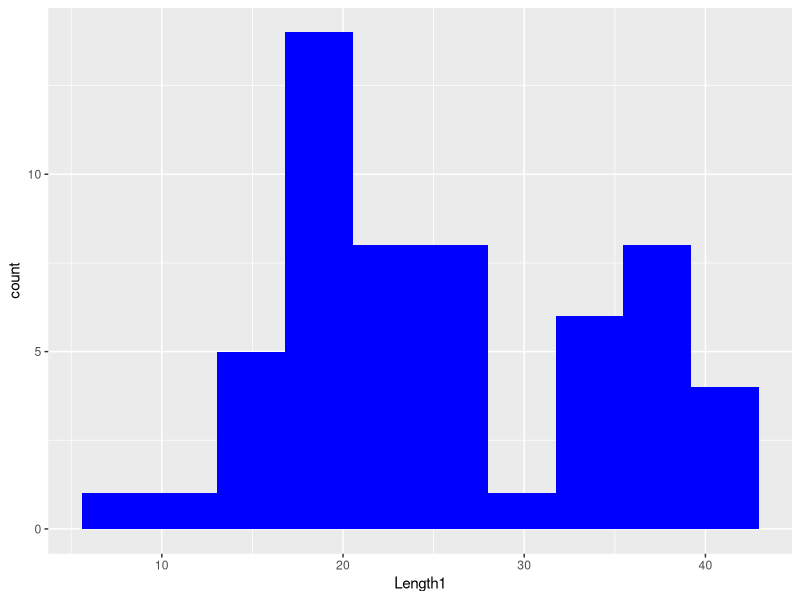
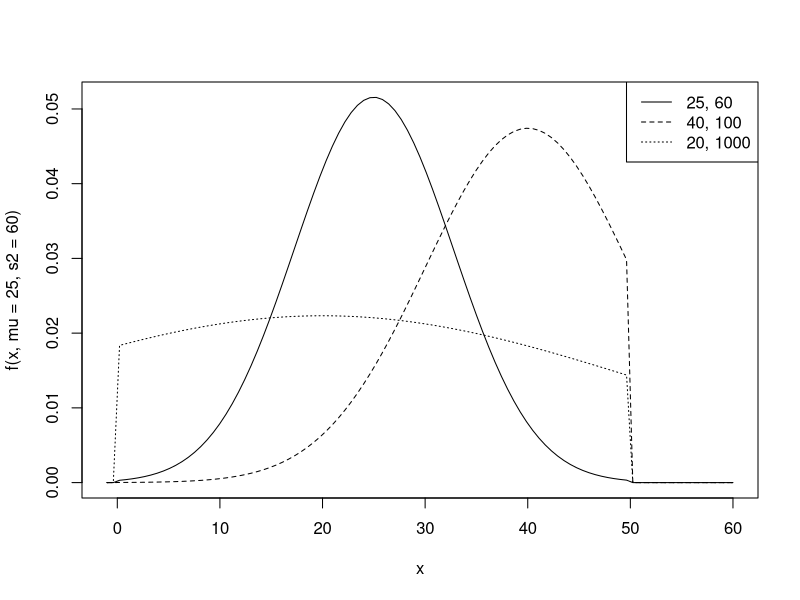

Recreate these plots in R, in order.
## ---- chunk 1
knitr::opts_chunk$set(echo = TRUE)
set.seed(394932)
library(tidyverse)
library(ggplot2)
## ---- chunk 2
fish <- structure(list(Obs = 1:159, Species = c(1L, 1L, 1L, 1L, 1L, 1L, 
1L, 1L, 1L, 1L, 1L, 1L, 1L, 1L, 1L, 1L, 1L, 1L, 1L, 1L, 1L, 1L, 
1L, 1L, 1L, 1L, 1L, 1L, 1L, 1L, 1L, 1L, 1L, 1L, 1L, 2L, 2L, 2L, 
2L, 2L, 2L, 3L, 3L, 3L, 3L, 3L, 3L, 3L, 3L, 3L, 3L, 3L, 3L, 3L, 
3L, 3L, 3L, 3L, 3L, 3L, 3L, 4L, 4L, 4L, 4L, 4L, 4L, 4L, 4L, 4L, 
4L, 4L, 5L, 5L, 5L, 5L, 5L, 5L, 5L, 5L, 5L, 5L, 5L, 5L, 5L, 5L, 
6L, 6L, 6L, 6L, 6L, 6L, 6L, 6L, 6L, 6L, 6L, 6L, 6L, 6L, 6L, 6L, 
6L, 7L, 7L, 7L, 7L, 7L, 7L, 7L, 7L, 7L, 7L, 7L, 7L, 7L, 7L, 7L, 
7L, 7L, 7L, 7L, 7L, 7L, 7L, 7L, 7L, 7L, 7L, 7L, 7L, 7L, 7L, 7L, 
7L, 7L, 7L, 7L, 7L, 7L, 7L, 7L, 7L, 7L, 7L, 7L, 7L, 7L, 7L, 7L, 
7L, 7L, 7L, 7L, 7L, 7L, 7L, 7L, 7L), Weight = c(242, 290, 340, 
363, 430, 450, 500, 390, 450, 500, 475, 500, 500, NA, 600, 600, 
700, 700, 610, 650, 575, 685, 620, 680, 700, 725, 720, 714, 850, 
1000, 920, 955, 925, 975, 950, 270, 270, 306, 540, 800, 1000, 
40, 69, 78, 87, 120, 0, 110, 120, 150, 145, 160, 140, 160, 169, 
161, 200, 180, 290, 272, 390, 55, 60, 90, 120, 150, 140, 170, 
145, 200, 273, 300, 6.7, 7.5, 7, 9.7, 9.8, 8.7, 10, 9.9, 9.8, 
12.2, 13.4, 12.2, 19.7, 19.9, 200, 300, 300, 300, 430, 345, 456, 
510, 540, 500, 567, 770, 950, 1250, 1600, 1550, 1650, 5.9, 32, 
40, 51.5, 70, 100, 78, 80, 85, 85, 110, 115, 125, 130, 120, 120, 
130, 135, 110, 130, 150, 145, 150, 170, 225, 145, 188, 180, 197, 
218, 300, 260, 265, 250, 250, 300, 320, 514, 556, 840, 685, 700, 
700, 690, 900, 650, 820, 850, 900, 1015, 820, 1100, 1000, 1100, 
1000, 1000), Length1 = c(23.2, 24, 23.9, 26.3, 26.5, 26.8, 26.8, 
27.6, 27.6, 28.5, 28.4, 28.7, 29.1, 29.5, 29.4, 29.4, 30.4, 30.4, 
30.9, 31, 31.3, 31.4, 31.5, 31.8, 31.9, 31.8, 32, 32.7, 32.8, 
33.5, 35, 35, 36.2, 37.4, 38, 23.6, 24.1, 25.6, 28.5, 33.7, 37.3, 
12.9, 16.5, 17.5, 18.2, 18.6, 19, 19.1, 19.4, 20.4, 20.5, 20.5, 
21, 21.1, 22, 22, 22.1, 23.6, 24, 25, 29.5, 13.5, 14.3, 16.3, 
17.5, 18.4, 19, 19, 19.8, 21.2, 23, 24, 9.3, 10, 10.1, 10.4, 
10.7, 10.8, 11.3, 11.3, 11.4, 11.5, 11.7, 12.1, 13.2, 13.8, 30, 
31.7, 32.7, 34.8, 35.5, 36, 40, 40, 40.1, 42, 43.2, 44.8, 48.3, 
52, 56, 56, 59, 7.5, 12.5, 13.8, 15, 15.7, 16.2, 16.8, 17.2, 
17.8, 18.2, 19, 19, 19, 19.3, 20, 20, 20, 20, 20, 20.5, 20.5, 
20.7, 21, 21.5, 22, 22, 22.6, 23, 23.5, 25, 25.2, 25.4, 25.4, 
25.4, 25.9, 26.9, 27.8, 30.5, 32, 32.5, 34, 34, 34.5, 34.6, 36.5, 
36.5, 36.6, 36.9, 37, 37, 37.1, 39, 39.8, 40.1, 40.2, 41.1), 
    Lenght2 = c(25.4, 26.3, 26.5, 29, 29, 29.7, 29.7, 30, 30, 
    30.7, 31, 31, 31.5, 32, 32, 32, 33, 33, 33.5, 33.5, 34, 34, 
    34.5, 35, 35, 35, 35, 36, 36, 37, 38.5, 38.5, 39.5, 41, 41, 
    26, 26.5, 28, 31, 36.4, 40, 14.1, 18.2, 18.8, 19.8, 20, 20.5, 
    20.8, 21, 22, 22, 22.5, 22.5, 22.5, 24, 23.4, 23.5, 25.2, 
    26, 27, 31.7, 14.7, 15.5, 17.7, 19, 20, 20.7, 20.7, 21.5, 
    23, 25, 26, 9.8, 10.5, 10.6, 11, 11.2, 11.3, 11.8, 11.8, 
    12, 12.2, 12.4, 13, 14.3, 15, 32.3, 34, 35, 37.3, 38, 38.5, 
    42.5, 42.5, 43, 45, 46, 48, 51.7, 56, 60, 60, 63.4, 8.4, 
    13.7, 15, 16.2, 17.4, 18, 18.7, 19, 19.6, 20, 21, 21, 21, 
    21.3, 22, 22, 22, 22, 22, 22.5, 22.5, 22.7, 23, 23.5, 24, 
    24, 24.6, 25, 25.6, 26.5, 27.3, 27.5, 27.5, 27.5, 28, 28.7, 
    30, 32.8, 34.5, 35, 36.5, 36, 37, 37, 39, 39, 39, 40, 40, 
    40, 40, 42, 43, 43, 43.5, 44), Lenght3 = c(30, 31.2, 31.1, 
    33.5, 34, 34.7, 34.5, 35, 35.1, 36.2, 36.2, 36.2, 36.4, 37.3, 
    37.2, 37.2, 38.3, 38.5, 38.6, 38.7, 39.5, 39.2, 39.7, 40.6, 
    40.5, 40.9, 40.6, 41.5, 41.6, 42.6, 44.1, 44, 45.3, 45.9, 
    46.5, 28.7, 29.3, 30.8, 34, 39.6, 43.5, 16.2, 20.3, 21.2, 
    22.2, 22.2, 22.8, 23.1, 23.7, 24.7, 24.3, 25.3, 25, 25, 27.2, 
    26.7, 26.8, 27.9, 29.2, 30.6, 35, 16.5, 17.4, 19.8, 21.3, 
    22.4, 23.2, 23.2, 24.1, 25.8, 28, 29, 10.8, 11.6, 11.6, 12, 
    12.4, 12.6, 13.1, 13.1, 13.2, 13.4, 13.5, 13.8, 15.2, 16.2, 
    34.8, 37.8, 38.8, 39.8, 40.5, 41, 45.5, 45.5, 45.8, 48, 48.7, 
    51.2, 55.1, 59.7, 64, 64, 68, 8.8, 14.7, 16, 17.2, 18.5, 
    19.2, 19.4, 20.2, 20.8, 21, 22.5, 22.5, 22.5, 22.8, 23.5, 
    23.5, 23.5, 23.5, 23.5, 24, 24, 24.2, 24.5, 25, 25.5, 25.5, 
    26.2, 26.5, 27, 28, 28.7, 28.9, 28.9, 28.9, 29.4, 30.1, 31.6, 
    34, 36.5, 37.3, 39, 38.3, 39.4, 39.3, 41.4, 41.4, 41.3, 42.3, 
    42.5, 42.4, 42.5, 44.6, 45.2, 45.5, 46, 46.6), Heightpct = c(38.4, 
    40, 39.8, 38, 36.6, 39.2, 41.1, 36.2, 39.9, 39.3, 39.4, 39.7, 
    37.8, 37.3, 40.2, 41.5, 38.8, 38.8, 40.5, 37.4, 38.3, 40.8, 
    39.1, 38.1, 40.1, 40, 40.3, 39.8, 40.6, 44.5, 40.9, 41.1, 
    41.4, 40.6, 37.9, 29.2, 27.8, 28.5, 31.6, 29.7, 28.4, 25.6, 
    26.1, 26.3, 25.3, 28, 28.4, 26.7, 25.8, 23.5, 27.3, 27.8, 
    26.2, 25.6, 27.7, 25.9, 27.6, 25.4, 30.4, 28, 27.1, 41.5, 
    37.8, 37.4, 39.4, 39.7, 36.8, 40.5, 40.4, 40.1, 39.6, 39.2, 
    16.1, 17, 14.9, 18.3, 16.8, 15.7, 16.9, 16.9, 16.7, 15.6, 
    18, 16.5, 18.9, 18.1, 16, 15.1, 15.3, 15.8, 18, 15.6, 16, 
    15, 17, 14.5, 16, 15, 16.2, 17.9, 15, 15, 15.9, 24, 24, 23.9, 
    26.7, 24.8, 27.2, 26.8, 27.9, 24.7, 24.2, 25.3, 26.3, 25.3, 
    28, 26, 24, 26, 25, 23.5, 24.4, 28.3, 24.6, 21.3, 25.1, 28.6, 
    25, 25.7, 24.3, 24.3, 25.6, 29, 24.8, 24.4, 25.2, 26.6, 25.2, 
    24.1, 29.5, 28.1, 30.8, 27.9, 27.7, 27.5, 26.9, 26.9, 26.9, 
    30.1, 28.2, 27.6, 29.2, 26.2, 28.7, 26.4, 27.5, 27.4, 26.8
    ), ` Widthpct` = c(13.4, 13.8, 15.1, 13.3, 15.1, 14.2, 15.3, 
    13.4, 13.8, 13.7, 14.1, 13.3, 12, 13.6, 13.9, 15, 13.8, 13.5, 
    13.3, 14.8, 14.1, 13.7, 13.3, 15.1, 13.8, 14.8, 15, 14.1, 
    14.9, 15.5, 14.3, 14.3, 14.9, 14.7, 13.7, 14.8, 14.5, 15.2, 
    19.3, 16.6, 15, 14, 13.9, 13.7, 14.3, 16.1, 14.7, 14.7, 13.9, 
    15.2, 14.6, 15.1, 13.3, 15.2, 14.1, 13.6, 15.4, 14, 15.4, 
    15.6, 15.3, 14.1, 13.3, 13.5, 13.7, 14.7, 14.2, 14.7, 13.1, 
    14.2, 14.8, 14.6, 9.7, 10, 9.9, 11.5, 10.3, 10.2, 9.8, 8.9, 
    8.7, 10.4, 9.4, 9.1, 13.6, 11.6, 9.7, 11, 11.3, 10.1, 11.3, 
    9.7, 9.5, 9.8, 11.2, 10.2, 10, 10.5, 11.2, 11.7, 9.6, 9.6, 
    11, 16, 13.6, 15.2, 15.3, 15.9, 17.3, 16.1, 15.1, 14.6, 13.2, 
    15.8, 14.7, 16.3, 15.5, 14.5, 15, 15, 15, 17, 15.1, 15.1, 
    15, 14.8, 14.9, 14.6, 15, 15.9, 13.9, 15.7, 14.8, 17.9, 15, 
    15, 15.8, 14.3, 15.4, 15.1, 17.7, 17.5, 20.9, 17.6, 17.6, 
    15.9, 16.2, 18.1, 14.5, 17.8, 16.8, 17, 17.6, 15.6, 15.4, 
    16.1, 16.3, 17.7, 16.3), Sex = c(NA, NA, NA, NA, NA, NA, 
    NA, NA, NA, NA, NA, NA, NA, 1L, 1L, NA, 1L, NA, NA, NA, 1L, 
    NA, NA, NA, NA, 1L, NA, NA, NA, 0L, 0L, NA, 1L, 0L, NA, NA, 
    NA, NA, NA, 0L, NA, NA, NA, NA, NA, NA, NA, 0L, 0L, 0L, 0L, 
    0L, NA, 0L, NA, NA, 0L, NA, NA, 0L, NA, NA, 1L, 1L, 1L, NA, 
    NA, 0L, 0L, NA, 0L, 0L, 1L, 0L, 1L, 0L, 1L, 1L, 1L, 0L, 0L, 
    0L, 0L, 0L, 0L, 0L, NA, 0L, NA, NA, NA, 1L, NA, NA, NA, NA, 
    0L, 0L, NA, NA, NA, 0L, 0L, NA, NA, NA, NA, NA, NA, NA, NA, 
    NA, NA, NA, NA, 1L, 0L, 0L, NA, NA, NA, 0L, 0L, 0L, NA, NA, 
    NA, NA, NA, NA, 0L, NA, NA, 0L, 0L, NA, 0L, NA, 0L, 0L, NA, 
    NA, 0L, 0L, 0L, 0L, 0L, 0L, NA, NA, 0L, 0L, 0L, 0L, 0L, 0L, 
    0L, 1L, 0L)), class = "data.frame", row.names = c(NA, -159L
)) 
## ---- chunk 3
ggplot(filter(fish, Species == 7), aes(x = Length1)) + geom_histogram(fill = "blue", bins = 10)
## ---- chunk 4
f <- function(x, mu, s2) { 
  const <- 1/(pnorm(50, mean = mu, sd = sqrt(s2)) -
                pnorm(0, mean = mu, sd = sqrt(s2)))
  ifelse(0 <= x & x <= 50,
         const * dnorm(x, mean = mu, sd = sqrt(s2)),
         0
  )  
}
curve(f(x, mu = 25, s2 = 60), from = -1, to  = 60)
curve(f(x, mu = 40, s2 = 100), add = TRUE, lty = 2)
curve(f(x, mu = 20, s2 = 1000), add = TRUE, lty = 3)
legend(x = "topright", legend = c("25, 60", "40, 100", "20, 1000"), lty = 1:3)
## ---- chunk 5
k = 10000
Y <- rnorm(k,40,10)
X <- Y[Y>=0&Y<=50]

greater_than_30_true_mean <- map_dbl(X,~ifelse(.x>=30,1,0))
true_mean=mean(greater_than_30_true_mean)
binom.test(sum(greater_than_30_true_mean),length(greater_than_30_true_mean),conf.level = 0.99)$conf.int
## ---- chunk 6
f1<-function(v){
  v1 <- rnorm(v,40,10)
  v2 <- v1[0<=v1&v1<=50]
}
samples <- replicate(1000, map_dbl(f1(100),~ifelse(.x>=30,1,0)))
samples_means =c()
for (lst in samples){
  samples_means=append(samples_means,mean(lst[1:56]))
}
var=var(samples_means)
bias=mean(samples_means)-true_mean
mse=mean((samples_means-true_mean)^2)

bias_ttest <- t.test(samples_means-true_mean,conf.level = .99)$conf.int
mse_ttest <- t.test((samples_means-true_mean)^2,conf.level = 0.99)$conf.int
## ---- chunk 7
Z <- Y[0<=Y&Y<=30]
mean_less_50 <- mean(X)
var_less_50 <- var(X)
pnorm1 <- pnorm(Z,mean_less_50,sqrt(var_less_50))
pnorm2 <- pnorm(X,mean_less_50,sqrt(var_less_50))

ratio=1-pnorm1/pnorm2





## ---- chunk 8
rlaplace <- function(n, mean) {
  s <- 2 * rbinom(n, size = 1, p = 0.5) - 1
  m <- rexp(n) 
  s * m + mean
}
